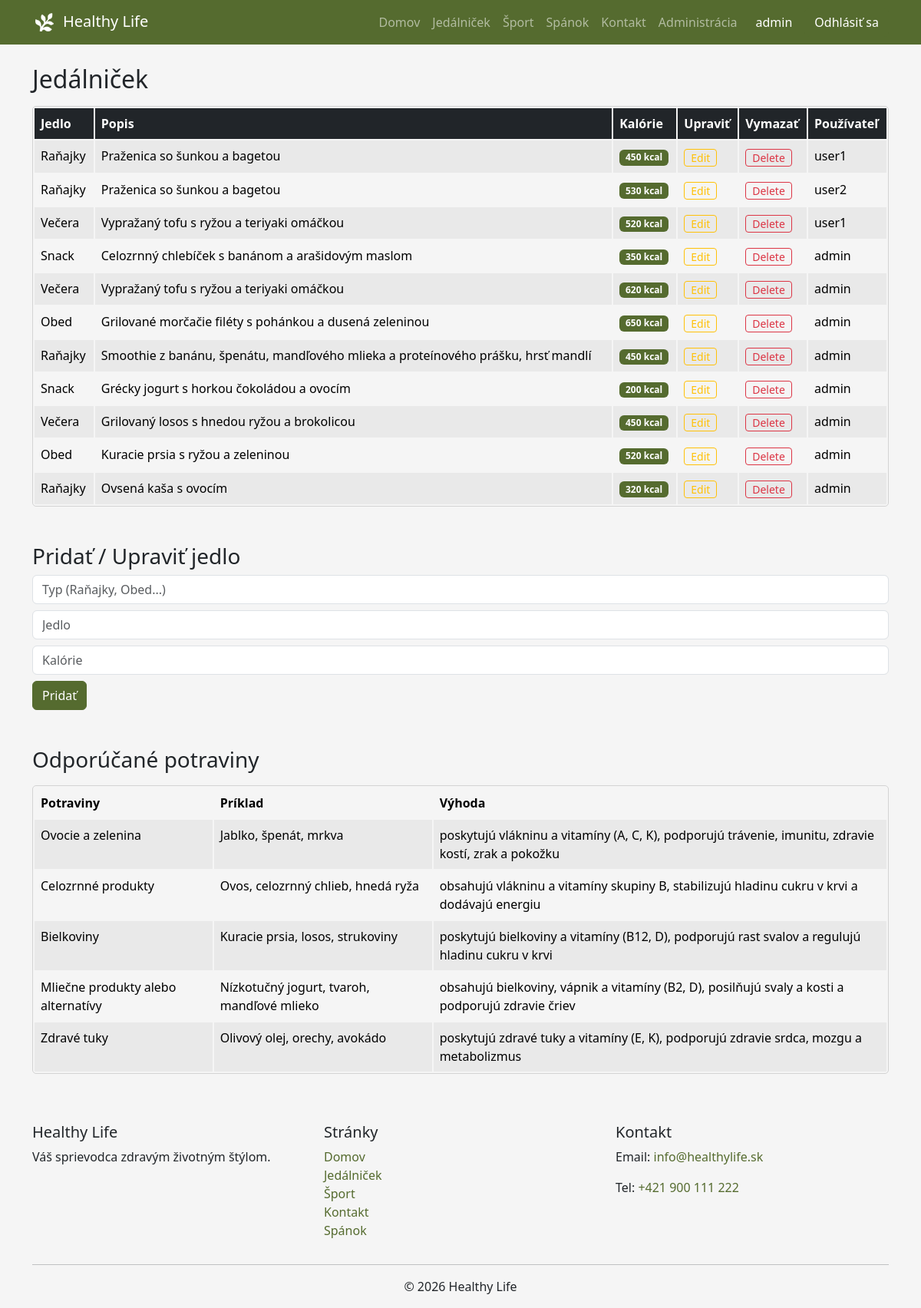
/index.php?page=diet (signed in), run on the app's committed database.
### tables this page shows
CREATE TABLE `meals` (
  `meal_id` int(11) NOT NULL,
  `meal_type` varchar(255) NOT NULL,
  `meal_description` text NOT NULL,
  `calories` int(11) NOT NULL,
  `created_at` timestamp NOT NULL DEFAULT current_timestamp(),
  `user_id` int(11) DEFAULT NULL
);

CREATE TABLE `users` (
  `user_id` int(11) NOT NULL,
  `username` varchar(50) NOT NULL,
  `password` varchar(255) NOT NULL,
  `created_at` timestamp NOT NULL DEFAULT current_timestamp(),
  `role` varchar(20) DEFAULT 'user'
);

### controllers/DietController.php (called while the page is built, shortened)
<?php
require_once 'models/Meal.php';
class DietController {
    private $meal;
    public function __construct() {
        $db = new Database();
        $conn = $db->connect();
        $this->meal = new Meal($conn);
    }
    public function index() {
        $user_id = $_SESSION['user_id'];
        $role = $_SESSION['role'];
        $editMeal = null;
        if ($role === 'admin') {
            $result = $this->meal->getAllAdmin();
        } else {
            $result = $this->meal->getAll($user_id);
        }
        require_once 'views/diet.php';
    }
}
?>

### models/Meal.php (called while the page is built, shortened)
<?php
class Meal {
    private $conn;
    public function __construct($db) {
        $this->conn = $db;
    }
    public function getAllAdmin() {
    $query = "SELECT meals.*, users.username
              FROM meals
              JOIN users ON meals.user_id = users.user_id
              ORDER BY meals.meal_id DESC";
    $stmt = $this->conn->prepare($query);
    $stmt->execute();
    return $stmt;
    }
}
?>

### views/diet.php (the view, shortened to what this page needs)
<div class="container mt-4">
    <h2>Jedálniček</h2>
    <table class="table table-striped mt-3 table-rounded">
        <thead class="table-dark">
            <tr>
                <th>Jedlo</th>
                <th>Popis</th>
                <th>Kalórie</th>
                <th>Upraviť</th>
                <th>Vymazať</th>
                <?php if ($_SESSION['role'] === 'admin') : ?>
                    <th>Používateľ</th>
                <?php endif; ?>
            </tr>
        </thead>
        <tbody>
            <?php while($row = $result->fetch(PDO::FETCH_ASSOC)) : ?>
                <tr>
                    <td><?php echo $row['meal_type']; ?></td>
                    <td><?php echo $row['meal_description']; ?></td>
                    <td>
                        <span class="badge bg-primary">
                            <?php echo $row['calories']; ?> kcal
                        </span>
                    </td>
                    <td>
                        <a href="index.php?page=diet&edit=<?php echo $row['meal_id']; ?>"
                        class="btn btn-outline-warning btn-sm px-2 py-0">
                        Edit
                        </a>
                    </td>
                    <td>
                        <form method="POST" action="index.php?page=diet" style="display:inline;">
                            <button type="submit" class="btn btn-outline-danger btn-sm px-2 py-0"
                                onclick="return confirm('Ste si istý?')">
                                Delete
                            </button>
                        </form>
                    </td>
                    <?php if ($_SESSION['role'] === 'admin') : ?>
                        <td><?php echo $row['username']; ?></td>
                    <?php endif; ?>
                </tr>
            <?php endwhile; ?>
        </tbody>
    </table>
    <h3 class="mt-5">Pridať / Upraviť jedlo</h3>
    <form method="POST" action="index.php?page=diet">
        <input type="text" name="meal_type"
            value="<?php echo $editMeal['meal_type'] ?? ''; ?>"
            placeholder="Typ (Raňajky, Obed...)" required class="form-control mb-2 bg-white">
        <input type="text" name="meal_description"
            value="<?php echo $editMeal['meal_description'] ?? ''; ?>"
            placeholder="Jedlo" required class="form-control mb-2 bg-white">
        <input type="number" name="calories"
            value="<?php echo $editMeal['calories'] ?? ''; ?>"
            placeholder="Kalórie" required class="form-control mb-2 bg-white">
        <button type="submit" class="btn btn-primary">
            <?php echo $editMeal ? 'Upraviť' : 'Pridať'; ?>
        </button>
    </form>
    <h3 class="mt-5">Odporúčané potraviny</h3>
    <table class="table table-striped mt-3 table-rounded">
        <thead class="table">
            <tr>
                <th>Potraviny</th>
                <th>Príklad</th>
                <th>Výhoda</th>
            </tr>
        </thead>
        <tbody>
            <tr>
                <td>Ovocie a zelenina</td>
                <td>Jablko, špenát, mrkva</td>
                <td>poskytujú vlákninu a vitamíny (A, C, K), podporujú trávenie, imunitu, zdravie kostí, zrak a pokožku</td>
            </tr>
            <tr>
                <td>Celozrnné produkty</td>
                <td>Ovos, celozrnný chlieb, hnedá ryža</td>
                <td>obsahujú vlákninu a vitamíny skupiny B, stabilizujú hladinu cukru v krvi a dodávajú energiu</td>
            </tr>
            <tr>
                <td>Bielkoviny</td>
                <td>Kuracie prsia, losos, strukoviny</td>
                <td>poskytujú bielkoviny a vitamíny (B12, D), podporujú rast svalov a regulujú hladinu cukru v krvi</td>
            </tr>
            <tr>
                <td>Mliečne produkty alebo alternatívy</td>
                <td>Nízkotučný jogurt, tvaroh, mandľové mlieko</td>
                <td>obsahujú bielkoviny, vápnik a vitamíny (B2, D), posilňujú svaly a kosti a podporujú zdravie čriev</td>
            </tr>
            <tr>
                <td>Zdravé tuky</td>
                <td>Olivový olej, orechy, avokádo</td>
                <td>poskytujú zdravé tuky a vitamíny (E, K), podporujú zdravie srdca, mozgu a metabolizmus</td>
            </tr>
        </tbody>
    </table>
</div>

### includes/header.php (shortened to what this page needs)
<!DOCTYPE html>
<html>
<head>
    <link href="https://cdn.jsdelivr.net/npm/bootstrap@5.3.8/dist/css/bootstrap.min.css" rel="stylesheet">
    <link rel="stylesheet" href="css/style.css">
</head>
<body class="d-flex flex-column min-vh-100">
<header>
    <nav class="navbar navbar-expand-lg navbar-dark bg-primary fixed-top">
        <div class="container">
            <a class="navbar-brand d-flex gap-2" href="index.php?page=home">
                <img src="img/logo.png" alt="Logo" height="32">
                <span>Healthy Life</span>
            </a>
            <div class="collapse navbar-collapse" id="navMenu">
                <ul class="navbar-nav ms-auto">
                    <li class="nav-item"><a class="nav-link" href="index.php?page=home">Domov</a></li>
                    <li class="nav-item"><a class="nav-link" href="index.php?page=diet">Jedálniček</a></li>
                    <li class="nav-item"><a class="nav-link" href="index.php?page=exercise">Šport</a></li>
                    <li class="nav-item"><a class="nav-link" href="index.php?page=sleep">Spánok</a></li>
                    <li class="nav-item"><a class="nav-link" href="index.php?page=contact">Kontakt</a></li>
                    <?php if (isset($_SESSION['role']) && $_SESSION['role'] === 'admin'): ?>
                        <li class="nav-item">
                            <a class="nav-link" href="index.php?page=admin">Administrácia</a>
                        </li>
                    <?php endif; ?>
                    <?php if (isset($_SESSION['user_id'])): ?>
                        <li class="nav-item d-flex align-items-center ms-3">
                            <span class="text-white me-2">
                                <?php echo $_SESSION['username']; ?>
                            </span>
                            <a class="btn btn-primary ms-2" href="index.php?page=logout">
                                Odhlásiť sa
                            </a>
                        </li>
                    <?php endif; ?>
                </ul>
            </div>
        </div>
    </nav>
</header>

### index.php (shortened to what this page needs)
<?php
$page = $_GET['page'] ?? 'home';
?>
<?php include 'includes/header.php'; ?>
<main class="flex-grow-1">
<?php
if ($page === 'diet') {
    require_once 'controllers/DietController.php';
    $controller = new DietController();
    $controller->index();
} elseif ($page === 'login') {
    require_once 'controllers/AuthController.php';
    $controller = new AuthController();
    $controller->login();
} elseif ($page === 'register') {
    require_once 'controllers/AuthController.php';
    $controller = new AuthController();
    $controller->register();
} elseif ($page === 'logout') {
    require_once 'controllers/AuthController.php';
    $controller = new AuthController();
    $controller->logout();
} elseif ($page === 'admin') {
    require_once 'controllers/AdminController.php';
    $controller = new AdminController();
    $controller->index();
} elseif ($page === 'sleep') {
    require_once 'controllers/SleepController.php';
    $controller = new SleepController();
    $controller->index();
} else {
    include "views/$page.php";
}
?>
</main>
<?php include 'includes/footer.php'; ?>

### includes/footer.php (shortened to what this page needs)
<footer class="mt-5">
    <div class="container">
            <div class="row">
                <div class="col-md-4">
                    <h5>Healthy Life</h5>
                    <p>Váš sprievodca zdravým životným štýlom.</p>
                </div>
                <div class="col-md-4">
                    <h5>Stránky</h5>
                    <ul class="list-unstyled">
                    <li><a href="index.php?page=home">Domov</a></li>
                    <li><a href="index.php?page=diet">Jedálniček</a></li>
                    <li><a href="index.php?page=exercise">Šport</a></li>
                    <li><a href="index.php?page=contact">Kontakt</a></li>
                    <li><a href="index.php?page=sleep">Spánok</a></li>
                    </ul>
                </div>
                <div class="col-md-4">
                    <h5>Kontakt</h5>
                    <p>Email: <a href="mailto:info@healthylife.sk">info@healthylife.sk</a></p>
                    <p>Tel: <a href="tel:+421900111222">+421 900 111 222</a></p>
                </div>
            </div>
            <hr>
            <p class="text-center">&copy; 2026 Healthy Life</p>
        </div>
</footer>
</body>
</html>

### css/style.css (style rules this page uses)
:root { --bs-primary: darkolivegreen; --bs-primary-rgb: 85, 107, 47; --bs-info-rgb: 189, 183, 107; --bs-success-rgb: 245, 245, 245; --bs-light-rgb: 255, 248, 220; --bs-dark-rgb: 211, 211, 211; --bs-warning-rgb: 245, 245, 220; --bs-danger-rgb: 105, 105, 105; --bs-secondary-rgb: 248, 244, 230; --bs-body-bg: whitesmoke; }
.navbar { z-index: 1000; }
body { padding-top: 60px; }
.btn-primary { --bs-btn-bg: var(--bs-primary); --bs-btn-border-color: var(--bs-primary); --bs-btn-hover-bg: rgb(var(--bs-info-rgb)); --bs-btn-hover-border-color: rgb(var(--bs-info-rgb)); }
.table-rounded { border: 1px solid lightgray; border-radius: 5px; overflow: hidden; border-collapse: separate; }
.table-rounded th, .table-rounded td { border: none; }
footer a { color: darkolivegreen; text-decoration: none; transition: color 0.3s; }

### data on the page
meals: meal_type "Raňajky", meal_description "Praženica so šunkou a bagetou", calories "450", user.username "user1"
meals: meal_type "Raňajky", meal_description "Praženica so šunkou a bagetou", calories "530", user.username "user2"
meals: meal_type "Večera", meal_description "Vypražaný tofu s ryžou a teriyaki omáčkou", calories "520", user.username "user1"
meals: meal_type "Snack", meal_description "Celozrnný chlebíček s banánom a arašidovým maslom", calories "350", user.username "admin"
meals: meal_type "Večera", meal_description "Vypražaný tofu s ryžou a teriyaki omáčkou", calories "620", user.username "admin"
meals: meal_type "Obed", meal_description "Grilované morčačie filéty s pohánkou a dusená zeleninou", calories "650", user.username "admin"
meals: meal_type "Raňajky", meal_description "Smoothie z banánu, špenátu, mandľového mlieka a proteínového prášku, hrsť mandlí", calories "450", user.username "admin"
meals: meal_type "Snack", meal_description "Grécky jogurt s horkou čokoládou a ovocím", calories "200", user.username "admin"
meals: meal_type "Večera", meal_description "Grilovaný losos s hnedou ryžou a brokolicou", calories "450", user.username "admin"
meals: meal_type "Obed", meal_description "Kuracie prsia s ryžou a zeleninou", calories "520", user.username "admin"
meals: meal_type "Raňajky", meal_description "Ovsená kaša s ovocím", calories "320", user.username "admin"

### other printed values
$_SESSION['username'] "admin"
